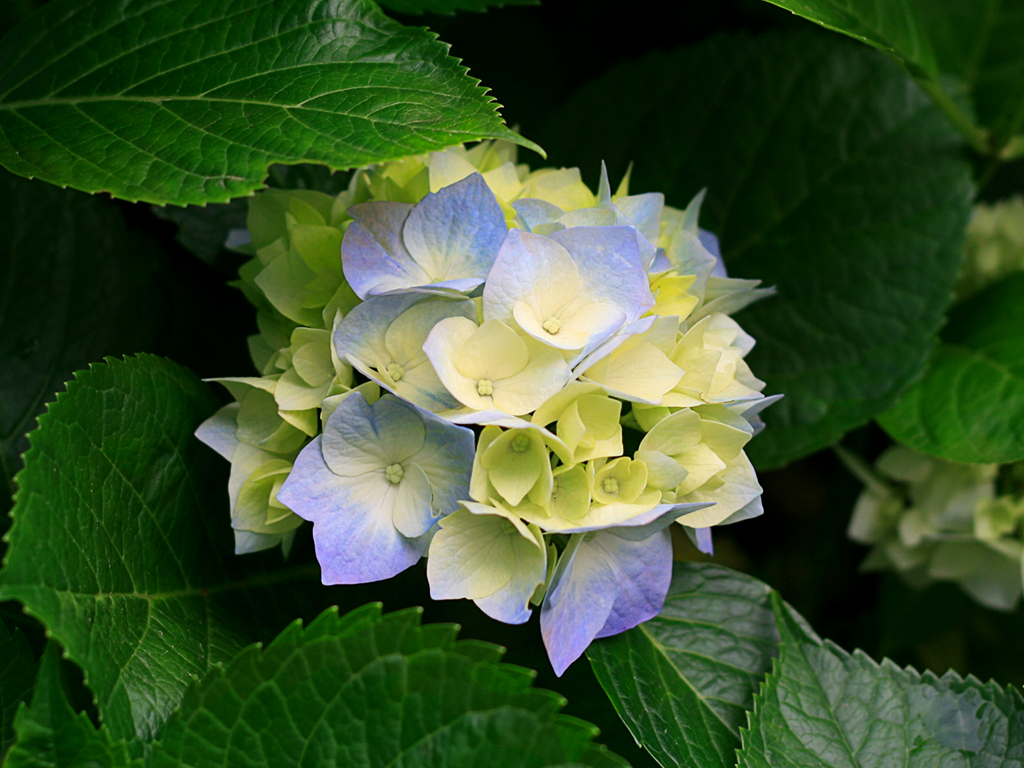
//> input picture cvFilp/cvFilp/Hydrangeas.jpg, 1024 x 768 px
$ ./123   (built with g++ and OpenCV 4)
//> lines starting //> are read from the running program, lines starting //| are printed output that depends on the picture
#include "stdio.h"
#include "cv.h"
#include "highgui.h"
int main()
{
	IplImage *pSrcImg = NULL;
	IplImage *pClnImgX = NULL;
	IplImage *pClnImgY = NULL;
	IplImage *pClnImgX_Y = NULL;

	pSrcImg = cvLoadImage("Hydrangeas.jpg", 1);//1表示加载的图像强制转换为彩色图像
//> pSrcImg is the input picture: 768 rows x 1024 cols, CV_8UC3; mean B, G, R 43.4, 81.3, 57.3
	//pSrcImg = cvLoadImage("Hydrangeas.jpg", 0);//0表示加载的图像强制转换为灰色图像
	if (pSrcImg == NULL)
	{
		printf("Fail to load images\n");
		return -1;
	}

	pClnImgX = cvCloneImage(pSrcImg);//从原图克隆出三幅图像，用于不同的转换
	pClnImgY = cvCloneImage(pSrcImg);
	pClnImgX_Y = cvCloneImage(pSrcImg);

	if (pClnImgX == NULL)
	{
		printf("Fail to clone the image\n");
		return -1;
	}
	if (pClnImgY == NULL)
	{
		printf("Fail to clone the image\n");
		return -1;
	}
	if (pClnImgX_Y == NULL)
	{
		printf("Fail to clone the image\n");
		return -1;
	}

	cvFlip(pClnImgX, NULL,0); //核心在这里 //不是cvFlip(src,pClnImg, 0);//pClinlmg必须先载入图像，或者复制图像！,将pCInimg图像沿X轴翻转,即垂直镜像
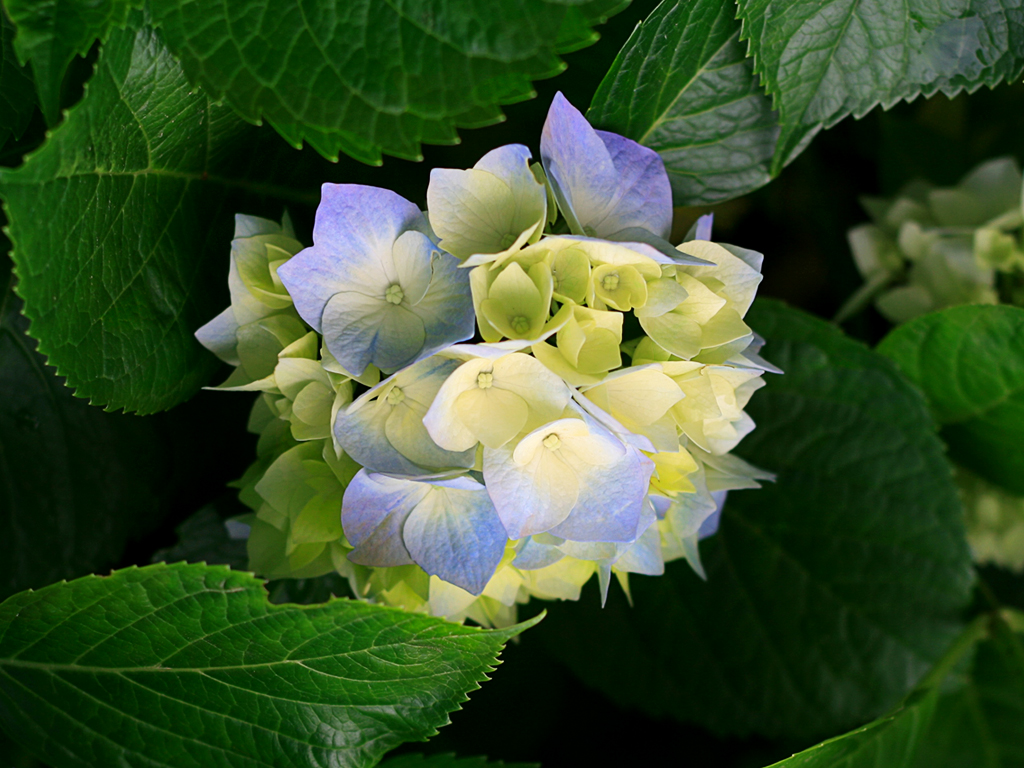
//> pClnImgX: 768 rows x 1024 cols, CV_8UC3; mean B, G, R 43.4, 81.3, 57.3
	cvFlip(pClnImgY, NULL,1);//将pCInimg图像沿X轴翻转,即水平镜像
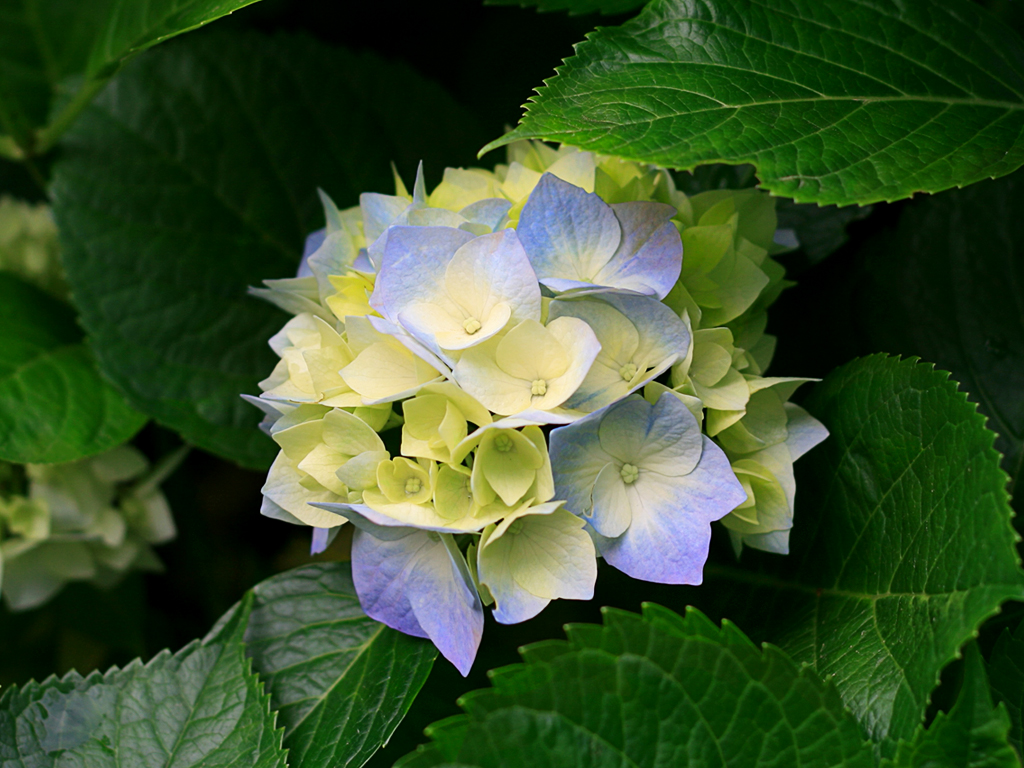
//> pClnImgY: 768 rows x 1024 cols, CV_8UC3; mean B, G, R 43.4, 81.3, 57.3
	cvFlip(pClnImgX_Y, NULL,-1);//将pCInimg图像沿X和Y轴翻转
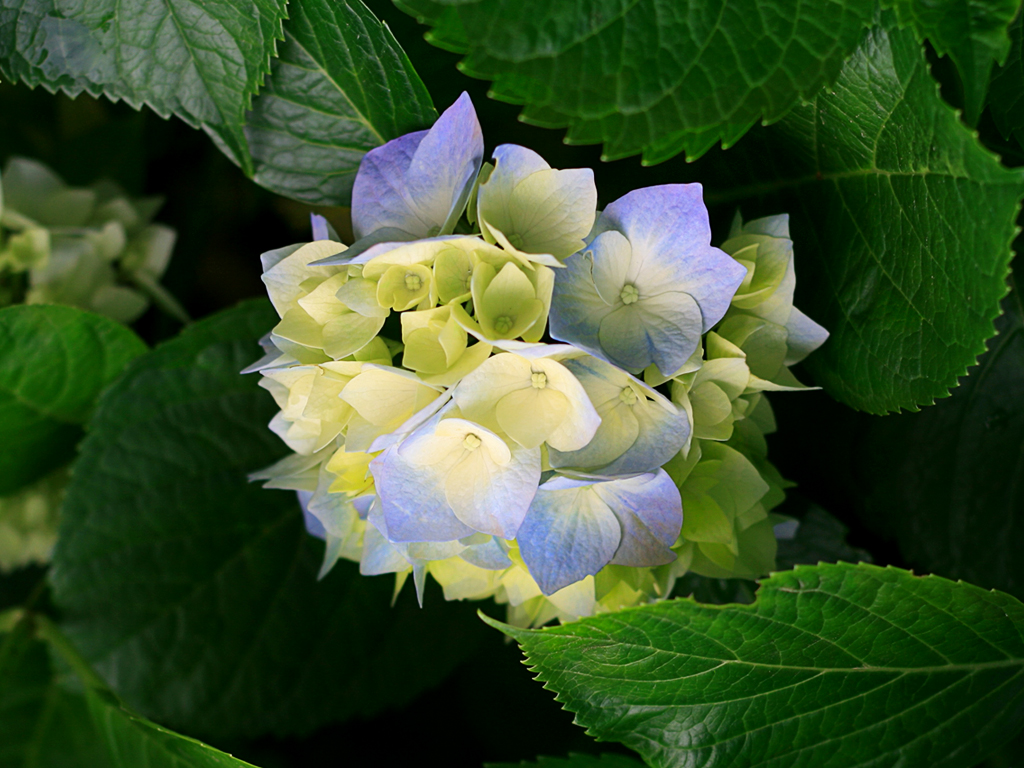
//> pClnImgX_Y: 768 rows x 1024 cols, CV_8UC3; mean B, G, R 43.4, 81.3, 57.3

	cvNamedWindow("src", 0);//创建正常图像要显示的窗口
	cvNamedWindow("turnoverX",0);//创建沿X轴翻转图像窗口，垂直镜像窗口
	cvNamedWindow("turnoverY",0);//创建图像沿Y轴翻转的图像显示窗口,水平镜像窗口
	cvNamedWindow("turnoverX_Y",0);//创建图像沿X和Y轴翻转的图像的显示窗口

	cvShowImage("src", pSrcImg);//图像正常显示
	cvShowImage("turnoverX", pClnImgX);//图像X轴翻转显示，垂直镜像显示
	cvShowImage("turnoverY",pClnImgY);//图像Y轴翻转显示，水平镜像显示
	cvShowImage("turnoverX_Y",pClnImgX_Y);//图像X_Y轴翻转显示

	cvWaitKey(0);//延迟显示，防止窗口一闪而过

	cvReleaseImage(&pSrcImg);//cvReleaseImage函数只是将IplImage*型的变量值赋为NULL，而这个变量本身还是存在的并且在内存中的存储位置不变。
	cvReleaseImage(&pClnImgX);
	cvReleaseImage(&pClnImgY);
	cvReleaseImage(&pClnImgX_Y);

	cvDestroyWindow("src");//销毁窗口
	cvDestroyWindow("turnoverX");
	cvDestroyWindow("turnoverY");
	cvDestroyWindow("turnoverX_Y");
	return 0;
}
